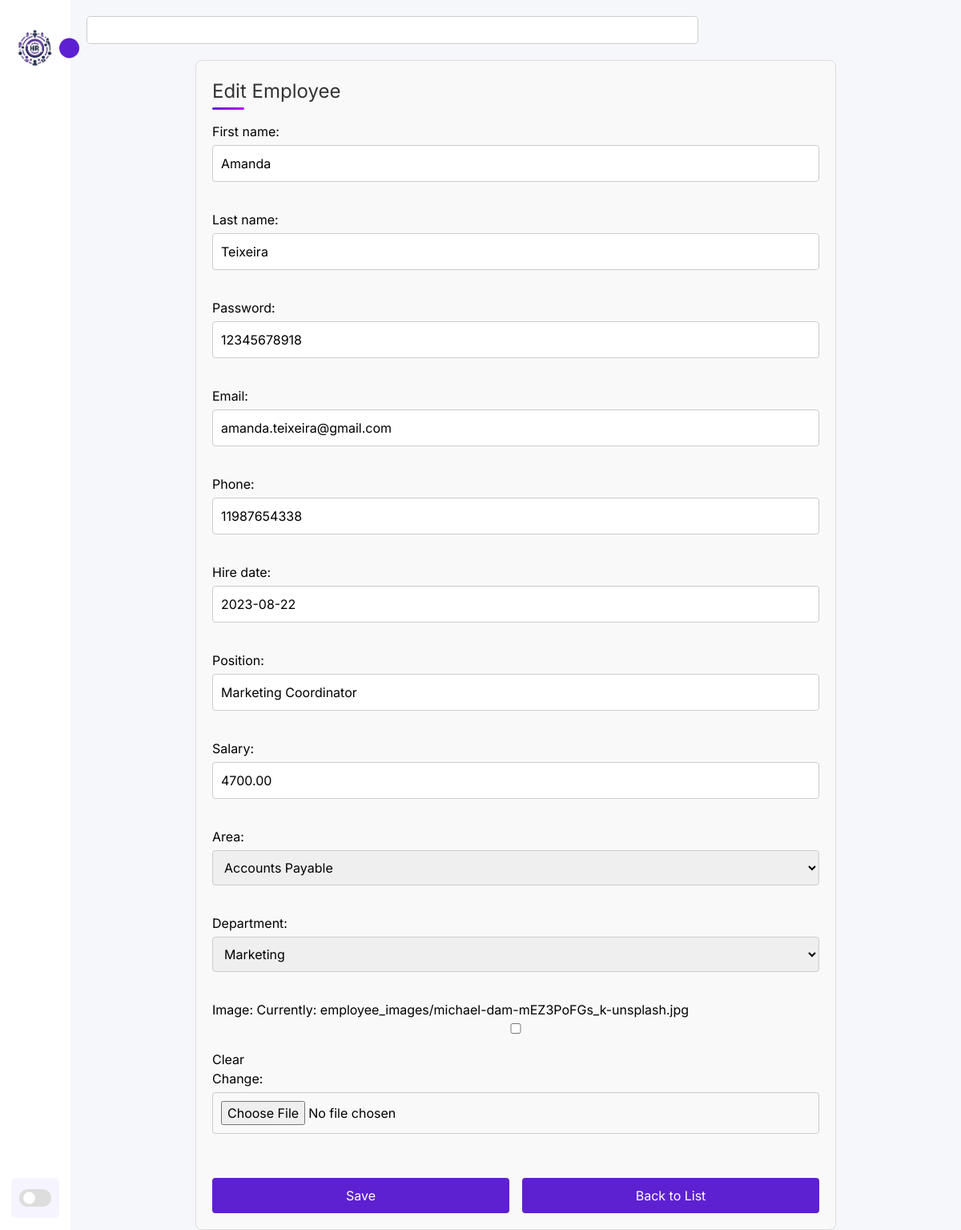
Screenshot of /employees/employees/18/edit/ (signed in) with the database file from the repository.
### employees/models.py (models this page shows, shortened)
class Employee(models.Model):
    first_name = models.CharField(max_length=100)
    last_name = models.CharField(max_length=100)
    password = models.CharField(max_length=11)
    email = models.EmailField(unique=True)
    phone = models.CharField(max_length=20, null=True, blank=True)
    hire_date = models.DateField()
    position = models.CharField(max_length=100)  # Job title
    salary = models.DecimalField(max_digits=10, decimal_places=2)
    area = models.ForeignKey(Area, on_delete=models.SET_NULL, null=True, related_name='employees')
    department = models.ForeignKey(Department, on_delete=models.SET_NULL, null=True, related_name='employees')
    image = models.ImageField(upload_to='employee_images/', null=True, blank=True)

### employees/views.py (the view)
# urls.py: path('employees/<int:pk>/edit/', views.employee_update, name='employee_update'),
@login_required
def employee_update(request, pk):
    employee = get_object_or_404(Employee, pk=pk)
    if request.method == 'POST':
        form = EmployeeForm(request.POST, request.FILES, instance=employee)
        if form.is_valid():
            form.save()
            return redirect('employee_list')
    else:
        form = EmployeeForm(instance=employee)
    return render(request, 'employees/employee_form.html', {'form': form})

### employees/forms.py
class EmployeeForm(forms.ModelForm):
      class Meta:
        model = Employee
        fields = '__all__'

### department/models.py (called while the page is built)
    def __str__(self):
        return self.name

    def __str__(self):
        return self.name

### employees/templates/employees/employee_form.html (shortened to what this page needs)
{% extends "base_generic.html" %}
{% load static %}
{% block extra_styles %}
    <link rel="stylesheet" href="{% static 'css/form.css' %}">
{% endblock %}
{% block content %}
  <div class="form-container">
    <h2>{{ form.instance.pk|yesno:"Edit Employee,Add New Employee" }}</h2>
    <form method="post" enctype="multipart/form-data">
      {{ form.as_p }}
      <div class="flex">
        <button type="submit">Save</button>
        <a href="{% url 'employee_list' %}" class="btn-link">Back to List</a>
      </div>
    </form>
  </div>
{% endblock %}

### static/css/style.css (style rules this page uses)
:root { --color-dark: #1D2231; --text-grey: #8390A2; --bg-body: #f6f7fb; --bg-main: #ffffff; --main-color: #5d21d1; --text-white: #ffffff; --body-color: #E4E9F7; --sidebar-color: #FFF; --primary-color: #5d21d1; --primary-color-light: #F6F5FF; --toggle-color: #DDD; --text-color: #242222; --tran-03: all 0.2s ease; --tran-04: all 0.3s ease; --tran-05: all 0.3s ease; }
* { padding: 0; margin: 0; box-sizing: border-box; list-style-type: none; text-decoration: none; font-family: 'Inter', sans-serif; }
body { height: 100vh; background: var(--bg-body); margin: 1rem 3rem; }

### static/css/form.css (style rules this page uses)
.form-container { max-width: 800px; margin: 0 auto; padding: 20px; border: 1px solid #ddd; border-radius: 8px; background-color: #f9f9f9; }
.form-container h2 { font-size: 24px; margin-bottom: 20px; color: #333; position: relative; }
.form-container h2::before { content: ""; position: absolute; left: 0; bottom: -5px; height: 3px; width: 40px; border-radius: 5px; background: rgb(93,33,209); background: linear-gradient(90deg, rgba(93,33,209,1) 0%, rgba(187,0,255,1) 100%); }
.form-container form { display: flex; flex-direction: column; width: 100%; max-width: 100%; }
.form-container form p { margin-bottom: 15px; }
.form-container input, .form-container select, .form-container textarea { width: 100%; padding: 10px; margin: 5px 0 20px; border: 1px solid #ccc; border-radius: 4px; box-sizing: border-box; }
.form-container button, .form-container .btn-link { padding: 10px 20px; border: none; border-radius: 4px; background-color: #5d21d1; color: white; font-size: 16px; cursor: pointer; transition: background-color 0.3s; width: 100%; margin-top: 20px; text-align: center; display: block; text-decoration: none; }
.flex { display: flex; gap: 1rem; }

### static/css/help.css (style rules this page uses)
form { flex: 1; max-width: 50%; }

### rows the page displays
Employee: instance.pk "Edit Employee", first_name "Amanda", last_name "Teixeira", password "12345678918", email "amanda.teixeira@gmail.com", phone "11987654338", hire_date "2023-08-22", position "Marketing Coordinator", salary "4700.00", area "Accounts Payable", department "Marketing"
